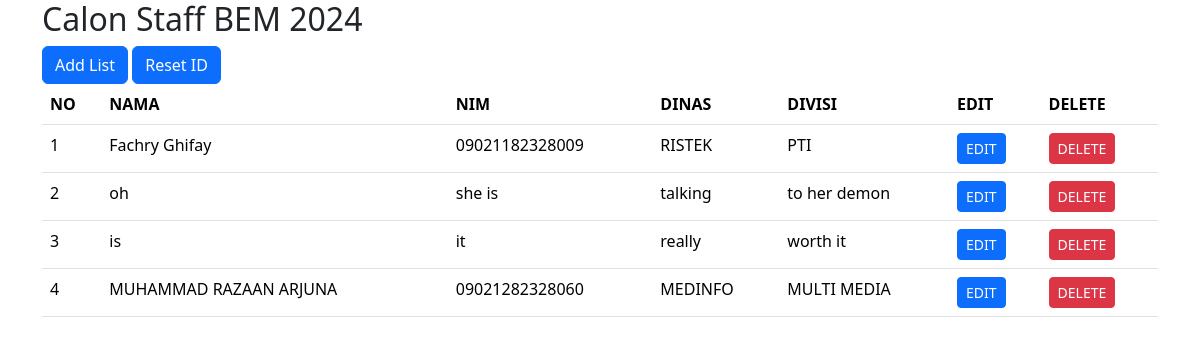
The page / on the database its author committed.
### tables this page shows
CREATE TABLE `user` (
  `id_user` int(11) NOT NULL,
  `NAMA` varchar(50) NOT NULL,
  `NIM` varchar(14) NOT NULL,
  `DINAS` varchar(20) NOT NULL,
  `DIVISI` varchar(20) NOT NULL
);

### index.php (the view, shortened to what this page needs)
<?php
$host="localhost";
$user="root";
$password="";
$db="web_crud_bem_test";
$koneksi= mysqli_connect($host, $user, $password, $db);
?>
<!DOCTYPE html>
<html lang="en">
<head>
    <link rel="stylesheet" href="https://cdn.jsdelivr.net/npm/bootstrap@5.3.2/dist/css/bootstrap.min.css">
</head>
<body>
    <div class="container">
        <h2>Calon Staff BEM 2024</h2>
        <a class="btn btn-primary" href="/web_crud_bem_test/create.php" role="button">Add List</a>
        <a class="btn btn-primary" href="/web_crud_bem_test/reset.php" role="button">Reset ID</a>
        <br>
        <table class="table">
            <thead>
                <tr>
                    <th>NO</th>
                    <th>NAMA</th>
                    <th>NIM</th>
                    <th>DINAS</th>
                    <th>DIVISI</th>
                    <th>EDIT</th>
                    <th>DELETE</th>
                </tr>
            </thead>
            <tbody>
                <?php
                $sql = "SELECT * FROM user";
                $result= $koneksi->query($sql);
                while($row = $result->fetch_assoc()){
                    echo"
                    <tr>
                    <td>$row[id_user]</td>
                    <td>$row[NAMA]</td>
                    <td>$row[NIM]</td>
                    <td>$row[DINAS]</td>
                    <td>$row[DIVISI]</td>
                    <td>
                        <a class='btn btn-primary btn-sm' href='/web_crud_bem_test/edit.php?id_user=$row[id_user]'>EDIT</a>
                    </td>
                    <td>
                        <a class='btn btn-danger btn-sm' href='/web_crud_bem_test/delete.php?id_user=$row[id_user]'>DELETE</a>
                    </td>
                    </tr>
                    ";
                }
                ?>
            </tbody>
        </table>
    </div>
</body>
</html>

### rows shown on the page
user: id_user "1", NAMA "Fachry Ghifay", NIM "09021182328009", DINAS "RISTEK", DIVISI "PTI"
user: id_user "2", NAMA "oh", NIM "she is", DINAS "talking", DIVISI "to her demon"
user: id_user "3", NAMA "is", NIM "it", DINAS "really", DIVISI "worth it"
user: id_user "4", NAMA "MUHAMMAD RAZAAN ARJUNA", NIM "09021282328060", DINAS "MEDINFO", DIVISI "MULTI MEDIA"
